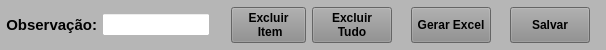
     <widget class="QWidget" name="widget_Cor8" native="true">
      <property name="sizePolicy">
       <sizepolicy hsizetype="Preferred" vsizetype="Fixed">
        <horstretch>0</horstretch>
        <verstretch>0</verstretch>
       </sizepolicy>
      </property>
      <property name="minimumSize">
       <size>
        <width>0</width>
        <height>50</height>
       </size>
      </property>
      <property name="maximumSize">
       <size>
        <width>16777215</width>
        <height>50</height>
       </size>
      </property>
      <property name="styleSheet">
       <string notr="true">background-color: rgb(182, 182, 182);</string>
      </property>
      <layout class="QHBoxLayout" name="horizontalLayout_21">
       <property name="spacing">
        <number>1</number>
       </property>
       <property name="leftMargin">
        <number>1</number>
       </property>
       <property name="topMargin">
        <number>1</number>
       </property>
       <property name="rightMargin">
        <number>1</number>
       </property>
       <property name="bottomMargin">
        <number>1</number>
       </property>
       <item>
        <widget class="QWidget" name="widget_24" native="true">
         <property name="maximumSize">
          <size>
           <width>16777215</width>
           <height>33</height>
          </size>
         </property>
         <property name="styleSheet">
          <string notr="true"/>
         </property>
         <layout class="QHBoxLayout" name="horizontalLayout_23">
          <property name="spacing">
           <number>5</number>
          </property>
          <property name="leftMargin">
           <number>5</number>
          </property>
          <property name="topMargin">
           <number>5</number>
          </property>
          <property name="rightMargin">
           <number>5</number>
          </property>
          <property name="bottomMargin">
           <number>5</number>
          </property>
          <item>
           <widget class="QLabel" name="label_28">
            <property name="sizePolicy">
             <sizepolicy hsizetype="Fixed" vsizetype="Preferred">
              <horstretch>0</horstretch>
              <verstretch>0</verstretch>
             </sizepolicy>
            </property>
            <property name="minimumSize">
             <size>
              <width>0</width>
              <height>0</height>
             </size>
            </property>
            <property name="maximumSize">
             <size>
              <width>101</width>
              <height>16777215</height>
             </size>
            </property>
            <property name="font">
             <font>
              <pointsize>11</pointsize>
              <weight>75</weight>
              <bold>true</bold>
             </font>
            </property>
            <property name="text">
             <string>Observação:</string>
            </property>
            <property name="alignment">
             <set>Qt::AlignRight|Qt::AlignTrailing|Qt::AlignVCenter</set>
            </property>
           </widget>
          </item>
          <item>
           <widget class="QLineEdit" name="line_Obs">
            <property name="sizePolicy">
             <sizepolicy hsizetype="Preferred" vsizetype="Preferred">
              <horstretch>0</horstretch>
              <verstretch>0</verstretch>
             </sizepolicy>
            </property>
            <property name="minimumSize">
             <size>
              <width>0</width>
              <height>0</height>
             </size>
            </property>
            <property name="maximumSize">
             <size>
              <width>16777215</width>
              <height>16777215</height>
             </size>
            </property>
            <property name="font">
             <font>
              <pointsize>9</pointsize>
             </font>
            </property>
            <property name="cursor">
             <cursorShape>IBeamCursor</cursorShape>
            </property>
            <property name="styleSheet">
             <string notr="true">background-color: rgb(255, 255, 255);</string>
            </property>
            <property name="inputMask">
             <string/>
            </property>
            <property name="text">
             <string/>
            </property>
            <property name="maxLength">
             <number>110</number>
            </property>
            <property name="frame">
             <bool>true</bool>
            </property>
            <property name="echoMode">
             <enum>QLineEdit::Normal</enum>
            </property>
            <property name="alignment">
             <set>Qt::AlignLeading|Qt::AlignLeft|Qt::AlignVCenter</set>
            </property>
           </widget>
          </item>
         </layout>
        </widget>
       </item>
       <item>
        <widget class="QWidget" name="widget_25" native="true">
         <property name="styleSheet">
          <string notr="true"/>
         </property>
         <layout class="QHBoxLayout" name="horizontalLayout_24">
          <property name="spacing">
           <number>6</number>
          </property>
          <property name="leftMargin">
           <number>15</number>
          </property>
          <property name="topMargin">
           <number>6</number>
          </property>
          <property name="rightMargin">
           <number>15</number>
          </property>
          <property name="bottomMargin">
           <number>6</number>
          </property>
          <item>
           <widget class="QPushButton" name="btn_ExcluirItem_Sol">
            <property name="sizePolicy">
             <sizepolicy hsizetype="Fixed" vsizetype="Preferred">
              <horstretch>0</horstretch>
              <verstretch>0</verstretch>
             </sizepolicy>
            </property>
            <property name="maximumSize">
             <size>
              <width>75</width>
              <height>16777215</height>
             </size>
            </property>
            <property name="font">
             <font>
              <pointsize>9</pointsize>
              <weight>75</weight>
              <bold>true</bold>
             </font>
            </property>
            <property name="cursor">
             <cursorShape>PointingHandCursor</cursorShape>
            </property>
            <property name="layoutDirection">
             <enum>Qt::LeftToRight</enum>
            </property>
            <property name="autoFillBackground">
             <bool>false</bool>
            </property>
            <property name="styleSheet">
             <string notr="true">background-color: rgb(141, 141, 141);</string>
            </property>
            <property name="text">
             <string>Excluir 
 Item</string>
            </property>
            <property name="checkable">
             <bool>false</bool>
            </property>
            <property name="autoDefault">
             <bool>false</bool>
            </property>
            <property name="default">
             <bool>false</bool>
            </property>
            <property name="flat">
             <bool>false</bool>
            </property>
           </widget>
          </item>
          <item>
           <widget class="QPushButton" name="btn_ExcluirTudo_Sol">
            <property name="sizePolicy">
             <sizepolicy hsizetype="Fixed" vsizetype="Preferred">
              <horstretch>0</horstretch>
              <verstretch>0</verstretch>
             </sizepolicy>
            </property>
            <property name="maximumSize">
             <size>
              <width>80</width>
              <height>16777215</height>
             </size>
            </property>
            <property name="font">
             <font>
              <pointsize>9</pointsize>
              <weight>75</weight>
              <bold>true</bold>
             </font>
            </property>
            <property name="cursor">
             <cursorShape>PointingHandCursor</cursorShape>
            </property>
            <property name="layoutDirection">
             <enum>Qt::LeftToRight</enum>
            </property>
            <property name="autoFillBackground">
             <bool>false</bool>
            </property>
            <property name="styleSheet">
             <string notr="true">background-color: rgb(141, 141, 141);</string>
            </property>
            <property name="text">
             <string>Excluir
Tudo</string>
            </property>
            <property name="checkable">
             <bool>false</bool>
            </property>
            <property name="autoDefault">
             <bool>false</bool>
            </property>
            <property name="default">
             <bool>false</bool>
            </property>
            <property name="flat">
             <bool>false</bool>
            </property>
           </widget>
          </item>
          <item>
           <widget class="QLabel" name="label_4">
            <property name="text">
             <string/>
            </property>
           </widget>
          </item>
          <item>
           <widget class="QPushButton" name="btn_Excel">
            <property name="sizePolicy">
             <sizepolicy hsizetype="Fixed" vsizetype="Preferred">
              <horstretch>0</horstretch>
              <verstretch>0</verstretch>
             </sizepolicy>
            </property>
            <property name="maximumSize">
             <size>
              <width>80</width>
              <height>16777215</height>
             </size>
            </property>
            <property name="font">
             <font>
              <pointsize>9</pointsize>
              <weight>75</weight>
              <bold>true</bold>
             </font>
            </property>
            <property name="cursor">
             <cursorShape>PointingHandCursor</cursorShape>
            </property>
            <property name="styleSheet">
             <string notr="true">background-color: rgb(141, 141, 141);</string>
            </property>
            <property name="text">
             <string>Gerar Excel</string>
            </property>
           </widget>
          </item>
          <item>
           <widget class="QLabel" name="label_Text_Excel">
            <property name="text">
             <string/>
            </property>
           </widget>
          </item>
          <item>
           <widget class="QPushButton" name="btn_Salvar">
            <property name="sizePolicy">
             <sizepolicy hsizetype="Fixed" vsizetype="Preferred">
              <horstretch>0</horstretch>
              <verstretch>0</verstretch>
             </sizepolicy>
            </property>
            <property name="maximumSize">
             <size>
              <width>80</width>
              <height>16777215</height>
             </size>
            </property>
            <property name="font">
             <font>
              <pointsize>9</pointsize>
              <weight>75</weight>
              <bold>true</bold>
             </font>
            </property>
            <property name="cursor">
             <cursorShape>PointingHandCursor</cursorShape>
            </property>
            <property name="styleSheet">
             <string notr="true">background-color: rgb(141, 141, 141);</string>
            </property>
            <property name="text">
             <string>Salvar</string>
            </property>
           </widget>
          </item>
         </layout>
        </widget>
       </item>
      </layout>
     </widget>
